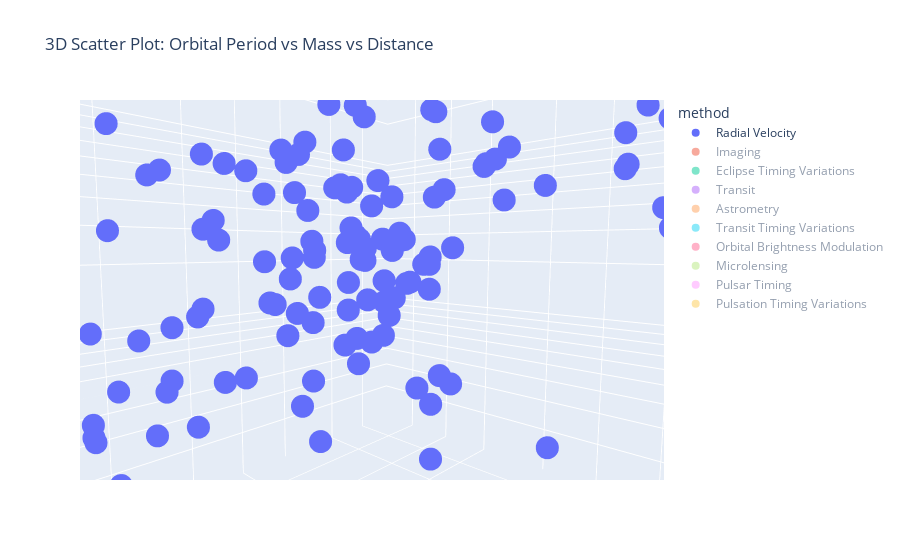

Here is the notebook cell this chart was saved with:
### Markdown cell above
Multivariate analysis involves examining relationships between three or more variables simultaneously.
It allows us to uncover complex relationships and patterns that might not be apparent in bivariate analysis.

### Code cell
fig = px.scatter_3d(planets, x='orbital_period', y='mass', z='distance', color='method',
                    log_x=True, log_y=True, log_z=True,
                    labels={'orbital_period': 'Log Orbital Period',
                            'mass': 'Log Mass',
                            'distance': 'Log Distance'},
                    title="3D Scatter Plot: Orbital Period vs Mass vs Distance")
fig.show()

### Figure 1 — Plotly figure (JSON) as saved in the notebook; plotly's stock layout.template omitted (floating-point values rounded to 4 significant figures; data arrays with more than 128 entries replaced by an {"elided": "..."} marker saying what was removed)
{"data": [{"hovertemplate": "method=Radial Velocity<br>Log Orbital Period=%{x}<br>Log Mass=%{y}<br>Log Distance=%{z}<extra></extra>", "legendgroup": "Radial Velocity", "marker": {"color": "#636efa", "symbol": "circle"}, "mode": "markers", "name": "Radial Velocity", "scene": "scene", "showlegend": true, "type": "scatter3d", "visible": true, "x": {"elided": "553 float values"}, "y": {"elided": "553 float values"}, "z": {"elided": "553 float values"}}, {"hovertemplate": "method=Imaging<br>Log Orbital Period=%{x}<br>Log Mass=%{y}<br>Log Distance=%{z}<extra></extra>", "legendgroup": "Imaging", "marker": {"color": "#EF553B", "symbol": "circle"}, "mode": "markers", "name": "Imaging", "scene": "scene", "showlegend": true, "type": "scatter3d", "visible": "legendonly", "x": [null, null, null, null, null, null, null, 6000, null, 318280, null, null, null, 4639.0, null, 7336.0, 8680.0, 10040.0, null, null, null, null, null, null, null, null, 170000, 69000, 37000, 18000, 40000, 730000, null, null, null, null, null, null], "y": [null, null, null, null, null, null, null, null, null, null, null, null, null, null, null, null, null, null, null, null, null, null, null, null, null, null, null, null, null, null, null, null, null, null, null, null, null, null], "z": [45.52, 165, 140, null, 145, 139, 18.39, 19.28, 52.03, 7.69, 145, 36, 140, 12.21, 52.4, 25, 26.67, 23.1, null, 17.95, 145, 91.57, 91.83, 40.85, 11.43, 131.9, 39.94, 39.94, 39.94, 39.94, null, null, 135, 120, null, null, 19.2, 10.1]}, {"hovertemplate": "method=Eclipse Timing Variations<br>Log Orbital Period=%{x}<br>Log Mass=%{y}<br>Log Distance=%{z}<extra></extra>", "legendgroup": "Eclipse Timing Variations", "marker": {"color": "#00cc96", "symbol": "circle"}, "mode": "markers", "name": "Eclipse Timing Variations", "scene": "scene", "showlegend": true, "type": "scatter3d", "visible": "legendonly", "x": [10220, 5767, 3321, 5574.0, 2884.0, 2900, 4344.0, 5840, 1916.0], "y": [6.05, null, null, null, null, null, 4.2, null, null], "z": [null, 130.7, 130.7, 500, 500, null, null, null, null]}, {"hovertemplate": "method=Transit<br>Log Orbital Period=%{x}<br>Log Mass=%{y}<br>Log Distance=%{z}<extra></extra>", "legendgroup": "Transit", "marker": {"color": "#ab63fa", "symbol": "circle"}, "mode": "markers", "name": "Transit", "scene": "scene", "showlegend": true, "type": "scatter3d", "visible": "legendonly", "x": {"elided": "397 float values"}, "y": {"elided": "397 float values"}, "z": {"elided": "397 float values"}}, {"hovertemplate": "method=Astrometry<br>Log Orbital Period=%{x}<br>Log Mass=%{y}<br>Log Distance=%{z}<extra></extra>", "legendgroup": "Astrometry", "marker": {"color": "#FFA15A", "symbol": "circle"}, "mode": "markers", "name": "Astrometry", "scene": "scene", "showlegend": true, "type": "scatter3d", "visible": "legendonly", "x": [246.4, 1016], "y": [null, null], "z": [20.77, 14.98]}, {"hovertemplate": "method=Transit Timing Variations<br>Log Orbital Period=%{x}<br>Log Mass=%{y}<br>Log Distance=%{z}<extra></extra>", "legendgroup": "Transit Timing Variations", "marker": {"color": "#19d3f3", "symbol": "circle"}, "mode": "markers", "name": "Transit Timing Variations", "scene": "scene", "showlegend": true, "type": "scatter3d", "visible": "legendonly", "x": [160, 57.01, null, 22.34], "y": [null, null, null, null], "z": [2119, 855, null, 339]}, {"hovertemplate": "method=Orbital Brightness Modulation<br>Log Orbital Period=%{x}<br>Log Mass=%{y}<br>Log Distance=%{z}<extra></extra>", "legendgroup": "Orbital Brightness Modulation", "marker": {"color": "#FF6692", "symbol": "circle"}, "mode": "markers", "name": "Orbital Brightness Modulation", "scene": "scene", "showlegend": true, "type": "scatter3d", "visible": "legendonly", "x": [0.2401, 0.3429, 1.545], "y": [null, null, null], "z": [1180, 1180, null]}, {"hovertemplate": "method=Microlensing<br>Log Orbital Period=%{x}<br>Log Mass=%{y}<br>Log Distance=%{z}<extra></extra>", "legendgroup": "Microlensing", "marker": {"color": "#B6E880", "symbol": "circle"}, "mode": "markers", "name": "Microlensing", "scene": "scene", "showlegend": true, "type": "scatter3d", "visible": "legendonly", "x": [null, null, null, null, 2780, null, 1970, null, null, null, null, null, 3600, 3300, 3500, 1825, 5100, null, null, null, null, null, null], "y": [null, null, null, null, null, null, null, null, null, null, null, null, null, null, null, null, null, null, null, null, null, null, null], "z": [null, null, null, 3600, null, null, null, 2300, 2800, 7720, 7560, null, null, null, null, null, null, null, 2570, 4080, 4080, 1760, 4970]}, {"hovertemplate": "method=Pulsar Timing<br>Log Orbital Period=%{x}<br>Log Mass=%{y}<br>Log Distance=%{z}<extra></extra>", "legendgroup": "Pulsar Timing", "marker": {"color": "#FF97FF", "symbol": "circle"}, "mode": "markers", "name": "Pulsar Timing", "scene": "scene", "showlegend": true, "type": "scatter3d", "visible": "legendonly", "x": [25.26, 66.54, 98.21, 36525, 0.09071], "y": [null, null, null, null, null], "z": [null, null, null, null, 1200]}, {"hovertemplate": "method=Pulsation Timing Variations<br>Log Orbital Period=%{x}<br>Log Mass=%{y}<br>Log Distance=%{z}<extra></extra>", "legendgroup": "Pulsation Timing Variations", "marker": {"color": "#FECB52", "symbol": "circle"}, "mode": "markers", "name": "Pulsation Timing Variations", "scene": "scene", "showlegend": true, "type": "scatter3d", "visible": "legendonly", "x": [1170], "y": [null], "z": [null]}], "layout": {"autosize": true, "dragmode": "zoom", "legend": {"title": {"text": "method"}, "tracegroupgap": 0}, "scene": {"aspectmode": "auto", "aspectratio": {"x": 1.272, "y": 1.118, "z": 0.7036}, "camera": {"center": {"x": 0, "y": 0, "z": 0}, "eye": {"x": 0.0861, "y": 0.0815, "z": 0.01082}, "projection": {"type": "perspective"}, "up": {"x": 0.001463, "y": -0.001545, "z": 1.0}}, "domain": {"x": [0, 1], "y": [0, 1]}, "dragmode": "zoom", "xaxis": {"title": {"text": "Log Orbital Period"}, "type": "log"}, "yaxis": {"title": {"text": "Log Mass"}, "type": "log"}, "zaxis": {"title": {"text": "Log Distance"}, "type": "log"}}, "title": {"text": "3D Scatter Plot: Orbital Period vs Mass vs Distance"}}}
